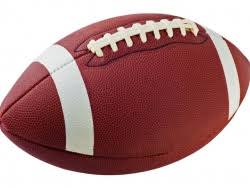
%> input picture Lecture 5/LabFreq/football.jpg, 250 x 188 px
$ octave gaussianLPF.m   (GNU Octave 9; MATLAB toolbox functions it lacks are replaced by stand-ins)
%> lines starting %> are read from the running program, lines starting %| are printed output that depends on the picture
### Lecture 5/LabFreq/paddedsize.m
function PQ = paddedsize(AB, CD, PARAM)
%PADDEDSIZE Computes padded sizes useful for FFT-based filtering.
%   PQ = PADDEDSIZE(AB), where AB is a two-element size vector,
%   computes the two-element size vector PQ = 2*AB.
%
%   PQ = PADDEDSIZE(AB, 'PWR2') computes the vector PQ such that
%   PQ(1) = PQ(2) = 2^nextpow2(2*m), where m is MAX(AB).
%
%   PQ = PADDEDSIZE(AB, CD), where AB and CD are two-element size
%   vectors, computes the two-element size vector PQ.  The elements
%   of PQ are the smallest even integers greater than or equal to
%   AB + CD -1.
%
%   PQ = PADDEDSIZE(AB, CD, 'PWR2') computes the vector PQ such that
%   PQ(1) = PQ(2) = 2^nextpow2(2*m), where m is MAX([AB CD]).

if nargin == 1
   PQ = 2*AB;
elseif nargin == 2 & ~ischar(CD)
   PQ = AB + CD - 1;
   PQ = 2 * ceil(PQ / 2);
elseif nargin == 2
   m = max(AB); % Maximum dimension.

   % Find power-of-2 at least twice m.
   P = 2^nextpow2(2*m);
   PQ = [P, P];
elseif nargin == 3
   m = max([AB CD]); %Maximum dimension.
   P = 2^nextpow2(2*m);
   PQ = [P, P];
else
   error('Wrong number of inputs.')
end

### Lecture 5/LabFreq/dftuv.m
function [U, V] = dftuv(M, N)
%DFTUV Computes meshgrid frequency matrices.
%   [U, V] = DFTUV(M, N) computes meshgrid frequency matrices U and
%   V. U and V are useful for computing frequency-domain filter
%   functions that can be used with DFTFILT.  U and V are both M-by-N.

% Set up range of variables.
u = 0:(M-1);
v = 0:(N-1);

% Compute the indices for use in meshgrid
idx = find(u > M/2);
u(idx) = u(idx) - M;
idy = find(v > N/2);
v(idy) = v(idy) - N;

% Compute the meshgrid arrays
[V, U] = meshgrid(v, u);

### Lecture 5/LabFreq/lpfilter.m
function H = lpfilter(type, M, N, D0, n)
%LPFILTER Computes frequency domain lowpass filters
%   H = LPFILTER(TYPE, M, N, D0, n) creates the transfer function of
%   a lowpass filter, H, of the specified TYPE and size (M-by-N).  To
%   view the filter as an image or mesh plot, it should be centered
%   using H = fftshift(H).
%
%   Valid values for TYPE, D0, and n are:
%
%   'ideal'    Ideal lowpass filter with cutoff frequency D0.  n need
%              not be supplied.  D0 must be positive
%
%   'btw'      Butterworth lowpass filter of order n, and cutoff D0.
%              The default value for n is 1.0.  D0 must be positive.
%
%   'gaussian' Gaussian lowpass filter with cutoff (standard deviation)
%              D0.  n need not be supplied.  D0 must be positive.

% Use function dftuv to set up the meshgrid arrays needed for
% computing the required distances.
[U, V] = dftuv(M, N);

% Compute the distances D(U, V).
D = sqrt(U.^2 + V.^2);

% Begin fiter computations.
switch type
case 'ideal'
   H = double(D <=D0);
case 'btw'
   if nargin == 4
      n = 1;
   end
   H = 1./(1 + (D./D0).^(2*n));
case 'gaussian'
   H = exp(-(D.^2)./(2*(D0^2)));
otherwise
   error('Unknown filter type.')
end

### Lecture 5/LabFreq/gaussianLPF.m
footBall=imread('football.jpg');
%> footBall is the input picture: size 188x250x3 uint8; mean R, G, B 177.5, 138.4, 138.5
%Convert to grayscale
footBall=rgb2gray(footBall);
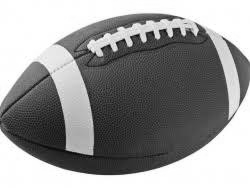
%> footBall: size 188x250 uint8; min 7, max 255, mean 150.1
imshow(footBall)

%Determine good padding for Fourier transform
PQ = paddedsize(size(footBall));
%> PQ = [376 500]

%Create a Gaussian Lowpass filter 5% the width of the Fourier transform
D0 = 0.05*PQ(1);
%> D0 = 18.8
H = lpfilter('gaussian', PQ(1), PQ(2), D0);

% Calculate the discrete Fourier transform of the image
F=fft2(double(footBall),size(H,1),size(H,2));

% Apply the highpass filter to the Fourier spectrum of the image
LPFS_football = H.*F;

% convert the result to the spacial domain.
LPF_football=real(ifft2(LPFS_football));
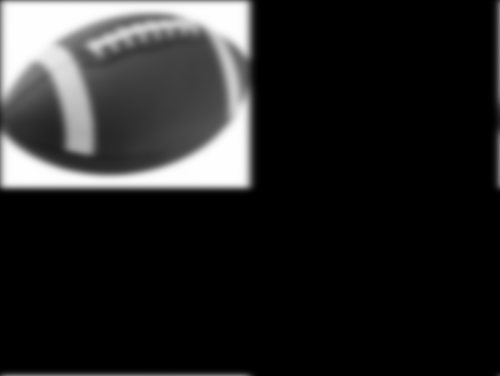
%> LPF_football: size 376x500 double; min -1.19e-13, max 255, mean 37.5; drawn with min black and max white

% Crop the image to undo padding
LPF_football=LPF_football(1:size(footBall,1), 1:size(footBall,2));
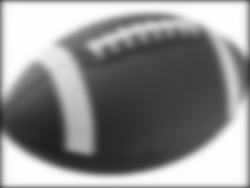
%> LPF_football: size 188x250 double; min 31.07, max 255, mean 143.7

%Display the blurred image
figure, imshow(LPF_football, [])

% Display the Fourier Spectrum
% Move the origin of the transform to the center of the frequency rectangle.
Fc=fftshift(F);
Fcf=fftshift(LPFS_football);
% use abs to compute the magnitude and use log to brighten display
S1=log(1+abs(Fc));
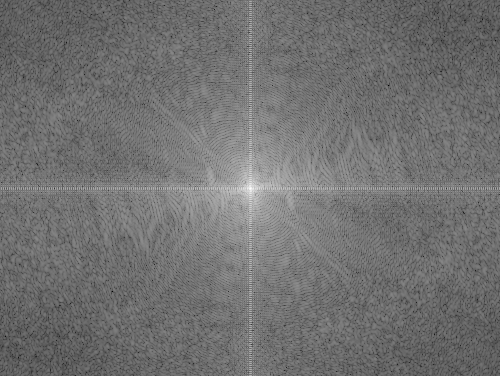
%> S1: size 376x500 double; min 1.13, max 15.77, mean 7.62; drawn with min black and max white
S2=log(1+abs(Fcf));
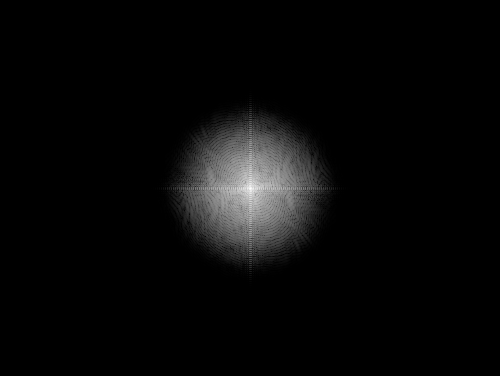
%> S2: size 376x500 double; min 0, max 15.77, mean 0.535; drawn with min black and max white
figure, imshow(S1,[])
figure, imshow(S2,[])
